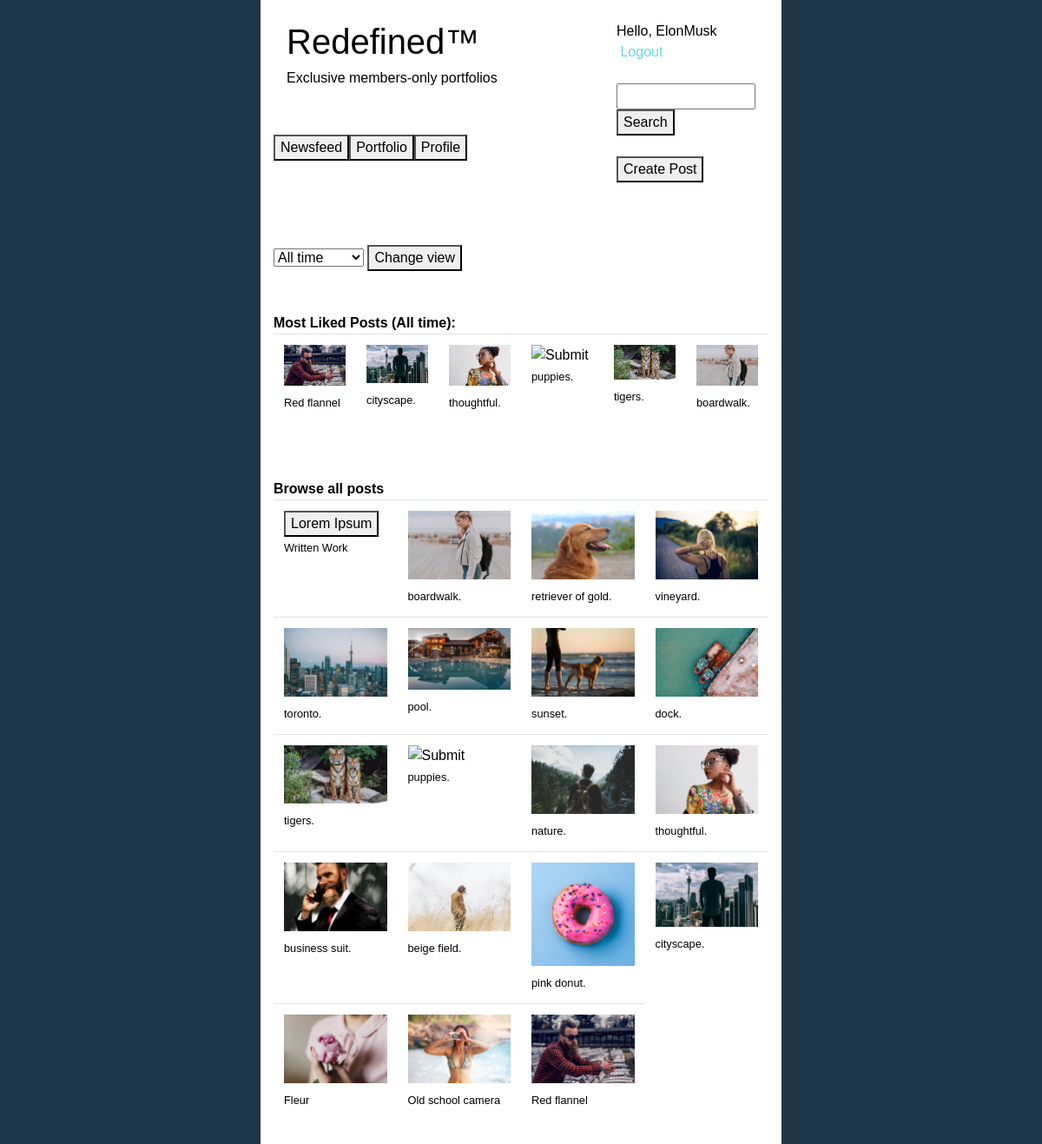
/ (signed in), run on the app's committed database.
### portfolios/models.py (models this page shows)
class Post(models.Model):
      title = models.CharField(max_length=32)
      timestamp = models.DateTimeField(auto_now_add=True)
      user_id = models.IntegerField()
      image = models.FileField(upload_to='user-image-upload/', blank=True)
      text = models.CharField(max_length=16384, blank=True)

### portfolios/views.py (the view)
# urls.py: path("", views.newsfeed_view, name="index"),
def newsfeed_view(request):
    if not request.user.is_authenticated:
        return HttpResponseRedirect(reverse("login"))
    author_id = request.POST.get("author_id")
    if author_id is None:
        author_id = request.user.id
    likes_filter = request.POST.get("likes_filter")
    if likes_filter is None:
        likes_filter = "All time"
    return render(request, "portfolios/newsfeed.html", {
        "user": request.user,
        "most_liked_posts": getMostLikedPosts(6, likes_filter),
        "like_filters_enum": like_filters_enum,
        "likes_filter": likes_filter,
        "all_posts": getAllPostsReverseChronological()
    })

### portfolios/manager.py (called while the page is built, shortened)
def getAllPosts():
    return Post.objects.all()

def getPost(post_id):
    return getAllPosts().get(pk=post_id)

def getAllPostsReverseChronological():
    return getAllPosts().order_by('timestamp').reverse()

def getAllLikes():
    return Like.objects.all()

def getNumLikesForPost(post_id):
    return getAllLikes().filter(post_id=post_id).count()

def getNumLikesForAllPosts():
    return getAllLikes().values('post_id').annotate(Count('post_id'))

def getNumLikesForAllPostsWithFilter(filter):
    if filter == "All time":
        return getNumLikesForAllPosts()

def getPostsWithNoLikes():
    result_array = []
    num_likes_for_all_posts = getNumLikesForAllPosts()
    for post in getAllPosts():
        if getNumLikesForPost(post.id) == 0:
            result_array.append(post)
    return result_array

def getMostLikedPosts(num, filter):
    array = []
    for post in getNumLikesForAllPostsWithFilter(filter):
        if len(array) < num:
            array.append(post)
        else:
            for item in array:
                if post.get("post_id__count") > item.get("post_id__count"):
                    array.remove(item)
                    array.append(post)
                    break;
    returnArray = []
    for item in array:
        returnArray.append(getPost(item.get("post_id")))
    posts_with_no_likes = getPostsWithNoLikes()
    while len(returnArray) < num:
        if len(posts_with_no_likes) == 0:
            break
        else:
            returnArray.append(posts_with_no_likes[-1])
            posts_with_no_likes.pop(-1)
    return returnArray

### portfolios/templates/portfolios/newsfeed.html (shortened to what this page needs)
{% extends "users/layout.html" %}
{% block body %}
    <form id="post" action="{% url 'newsfeed' %}" method="post">
        <select name="likes_filter">
            {% for option in like_filters_enum %}
                {% if likes_filter == option %}
                    <option value="{{option}}" selected="selected">{{option}}</option>
                {% else %}
                    <option value="{{option}}" >{{ option }}</option>
                {% endif %}
            {% endfor %}
        </select>
        <button type="submit">Change view</button>
    </form>
    <br/>
    <br/>
    <b>Most Liked Posts ({{ likes_filter }}):</b>
    <br/>
    <table class="table">
        <tbody>
            <tr>
                {% for post in most_liked_posts %}
                    <td style = "width:16.66%">
                        <form id="post" action="{% url 'post' %}" method="post" style="display: inline-block;">
                            {% if post.image.url is not None %}
                                <input type="image" src="{{ post.image.url }}" border="0"
                                    style="width: auto; max-width: 100%; height: auto; max-height: 100%;"
                                    alt="Submit" />
                                <br/>
                                <small>{{ post.title }}</small>
                            {% else %}
                                <button type="submit">{{ post.title }}</button>
                                <br/>
                                <small>Written Work</small>
                            {% endif %}
                            <br/>
                        </form>
                    </td>
            {% endfor %}
            </tr>
    </table>
    <br/>
    <br/>
    <b>Browse all posts</b>
    <br/>
    <table class="table">
        <tbody>
          <tr>
              {% for post in all_posts %}
                  <td style = "width:16.66%">
                      <form id="post" action="{% url 'post' %}" method="post" style="display: inline-block;">
                        {% if post.image.url is not None %}
                         <input type="image" src="{{ post.image.url }}" border="0"
                              style="width: auto; max-width: 100%; height: auto; max-height: 100%;"  alt="Submit" />
                        <br/>
                        <small>{{ post.title }}</small>
                        {% else %}
                        <button type="submit">{{ post.title }}</button>
                        <br/>
                        <small>Written Work</small>
                        {% endif %}
                        <br/>
                      </form>
                  </td>
                  {% if not forloop.last and forloop.counter|divisibleby:4 %}
                      </tr>
                      <tr>
                  {% endif %}
              {% endfor %}
          </tr>
      </table>
{% endblock %}

### portfolios/templates/users/layout.html (shortened to what this page needs)
<!DOCTYPE html>
<html>
    <head>
        <link rel="stylesheet" href="https://stackpath.bootstrapcdn.com/bootstrap/4.1.1/css/bootstrap.min.css"
>
        <link rel="stylesheet" href="../../static/style.css">
    </head>
    <body>
        <div>
            <div class="container-fluid">
                <div class="row">
                    <div class="col-sm-3 box"></div>
                    <div class="col-sm-6 box" style="background-color: white; height=100vh">
                        <div class="container-fluid">
                            <div class="row">
                                <div class="col-sm-8" style="background-color: white;">
                                    <br/>
                                    <h1>Redefined™</h1>
                                    <h6>Exclusive members-only portfolios</h6>
                                    <br/>
                                    <br/>
                                    <div class="row">
                                        {% if user.is_authenticated %}
                                            <form id="portfolio" action="{% url 'newsfeed' %}" method="post">
                                                <button type="submit">Newsfeed</button>
                                            </form>
                                            <form id="portfolio" action="{% url 'portfolio' %}" method="post">
                                                <button type="submit">Portfolio</button>
                                            </form>
                                            <form id="profile" action="{% url 'profile' %}" method="post">
                                                <button type="submit">Profile</button>
                                            </form>
                                        {% endif %}
                                    </div>
                                </div>
                                <div class="col-sm-4">
                                    {% if user.is_authenticated %}
                                        <br/>
                                        {% if user.is_authenticated %}
                                            {% if user.username == None %}
                                                Hello, {{ user.first_name }}
                                            {% else %}
                                                Hello, {{ user.username }}
                                            {% endif %}
                                            &nbsp;<a href="{% url 'logout' %}">Logout</a>
                                        {% endif %}
                                        <br/>
                                        <br/>
                                        <form id="user" action="{% url 'search' %}" method="post">
                                            <input name="search_term" type="text" style="width:100%"/>
                                            <button type="submit">Search</button>
                                            <br/>
                                            <br/>
                                        </form>
                                        <form id="create_post" action="{% url 'create_post' %}" method="post">
                                                <button type="submit">Create Post</button>
                                            </form>
                                    {% endif %}
                                </div>
                            </div>
                        </div>
                        <br/>
                        <br/>
                        <br/>
                        {% block body %}
                        {% endblock %}
                        <br/>
                        <br/>
                    </div>
                    <div class="col-sm-3 box"></div>
                </div>
            </div>
        </div>
    </body>
</html>

### portfolios/static/style.css (style rules this page uses)
body { font-family: "Gill Sans", "Gill Sans MT", Calibri, "Trebuchet MS", sans-serif; text-decoration: none; color: black; }
body { background-color: #1E3647; }
a:link, a:visited { color: #66D9EF; }

### data on the page
Post: title "Red flannel"
Post: title "cityscape."
Post: title "thoughtful."
Post: title "puppies."
Post: title "tigers."
Post: title "boardwalk."
Post: title "Lorem Ipsum"
Post: title "retriever of gold."
Post: title "vineyard."
Post: title "toronto."
Post: title "pool."
Post: title "sunset."
Post: title "dock."
Post: title "nature."
Post: title "business suit."
Post: title "beige field."
Post: title "pink donut."
Post: title "Fleur"
Post: title "Old school camera"

### other printed values
{{ user.username }} "ElonMusk"
{{ likes_filter }} "All time"
form field likes_filter "All time"
